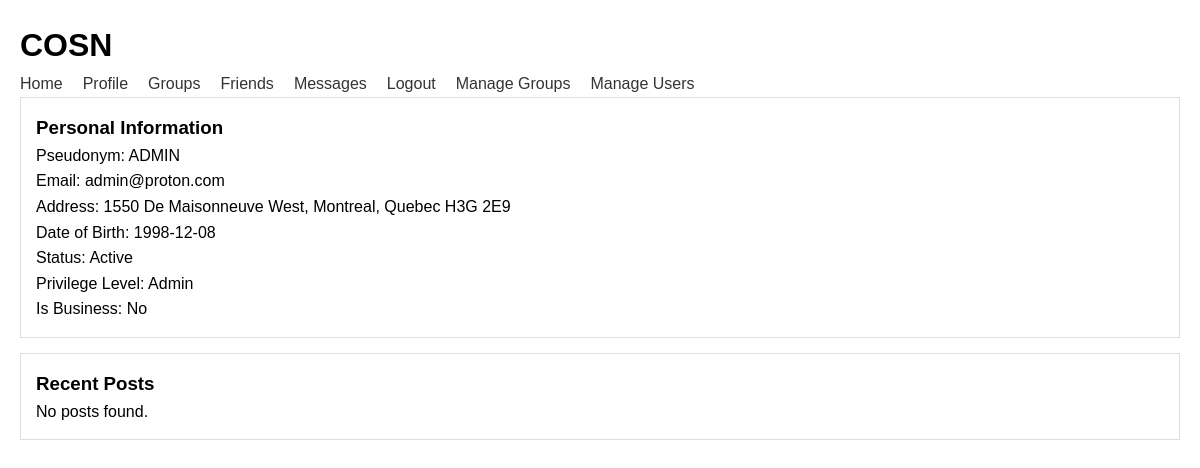
Page /frontend/profile.php (signed in) on the committed database.
### tables this page shows
CREATE TABLE IF NOT EXISTS `member` (
  `Member_ID` int(11) NOT NULL AUTO_INCREMENT,
  `Password` varchar(255) NOT NULL,
  `Date_of_Birth` date NOT NULL,
  `Address` varchar(255) NOT NULL,
  `Email` varchar(100) NOT NULL,
  `Pseudonym` varchar(50) NOT NULL,
  `Is_Business` set('Yes','No') NOT NULL DEFAULT 'No',
  `Post_Fee` decimal(10,2) DEFAULT NULL,
  `Privilege_Level` int(1) NOT NULL DEFAULT 1,
  `Status` enum('Active','Inactive','Suspended') NOT NULL DEFAULT 'Active',
  PRIMARY KEY (`Member_ID`) USING BTREE,
  UNIQUE KEY `Email` (`Email`)
);

### frontend/profile.php (the view, shortened to what this page needs)
<?php
include 'includes/header.php';
include 'includes/dbh.inc.php';
$member_id = $_SESSION['user'];
$query = "SELECT * FROM member WHERE Member_ID = ?";
$stmt = $conn->prepare($query);
$stmt->bind_param("i", $member_id);
$stmt->execute();
$result = $stmt->get_result();
if ($result->num_rows > 0) {
    $row = $result->fetch_assoc();
    $pseudonym = $row['Pseudonym'];
    $email = $row['Email'];
    $address = $row['Address'];
    $dob = $row['Date_of_Birth'];
    $status = $row['Status'];
    $privilege_level = $row['Privilege_Level'];
    $is_business = $row['Is_Business'];
    switch ($privilege_level) {
        case 3:
            $privilege_label = "Admin";
            break;
    }
} else {
    echo "User not found.";
    exit();
}
$posts = [];
?>
<!DOCTYPE html>
<html lang="en">
<head>
    <link rel="stylesheet" href="css/style.css">
</head>
<body>
    <div class="profile-info card">
        <h3>Personal Information</h3>
        <p>Pseudonym: <?php echo htmlspecialchars($pseudonym); ?></p>
        <p>Email: <?php echo htmlspecialchars($email); ?></p>
        <p>Address: <?php echo htmlspecialchars($address); ?></p>
        <p>Date of Birth: <?php echo htmlspecialchars($dob); ?></p>
        <p>Status: <?php echo htmlspecialchars($status); ?></p>
        <p>Privilege Level: <?php echo htmlspecialchars($privilege_label); ?></p>
        <p>Is Business: <?php echo htmlspecialchars($is_business); ?></p>
    </div>
    <div class="profile-posts card">
        <h3>Recent Posts</h3>
        <?php if (!empty($posts)): ?>
            <ul class="posts-list">
                <?php foreach ($posts as $post): ?>
                    <li class="post-item">
                        <h4><?php echo htmlspecialchars($post['Title']); ?></h4>
                        <p><?php echo htmlspecialchars($post['Content']); ?></p>
                        <small>Posted by <?php echo htmlspecialchars($post['Author']); ?> in <?php echo htmlspecialchars($post['Group_Name']); ?> on <?php echo htmlspecialchars($post['Timestamp']); ?></small>
                    </li>
                <?php endforeach; ?>
            </ul>
        <?php else: ?>
            <p>No posts found.</p>
        <?php endif; ?>
    </div>
</body>
</html>

### frontend/css/style.css (style rules this page uses)
* { margin: 0; padding: 0; box-sizing: border-box; }
body { font-family: Arial, sans-serif; line-height: 1.6; padding: 20px; }
.card { border: 1px solid #ddd; padding: 15px; margin-bottom: 15px; }

### rows in the picture
member: Pseudonym "ADMIN", Email "admin@proton.com", Address "1550 De Maisonneuve West, Montreal, Quebec H3G 2E9", Date_of_Birth "1998-12-08", Status "Active", Privilege_Level "Admin", Is_Business "No"
